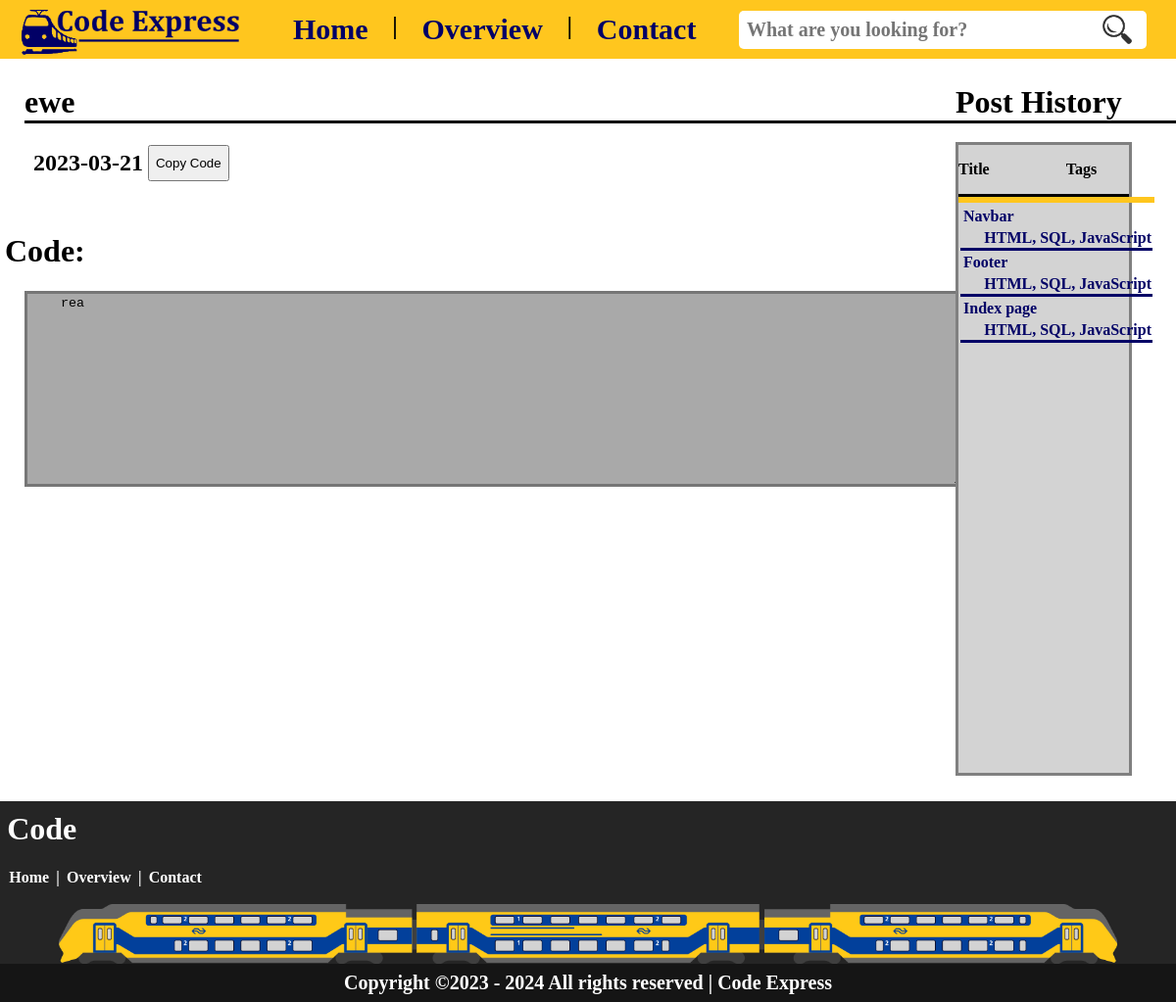
Screenshot of /page/private-post.php?url=59801efe0959d34e with the database file from the repository.
### tables this page shows
CREATE TABLE `private_posts` (
  `id` int(11) NOT NULL,
  `code` varchar(255) NOT NULL,
  `title` varchar(255) NOT NULL,
  `date` date DEFAULT NULL,
  `description` text DEFAULT NULL,
  `creator` varchar(255) DEFAULT NULL,
  `url` varchar(255) DEFAULT NULL,
  `email` varchar(255) DEFAULT NULL,
  `tags` varchar(255) DEFAULT NULL
);

CREATE TABLE `configuration` (
  `id` int(11) NOT NULL,
  `code` longtext NOT NULL,
  `title` varchar(255) NOT NULL,
  `date` date DEFAULT NULL,
  `description` text DEFAULT NULL,
  `creator` varchar(255) DEFAULT NULL,
  `email` varchar(255) DEFAULT NULL,
  `tags` varchar(255) DEFAULT NULL
);

### page/private-post.php (the view, shortened to what this page needs)
<?php
include "../include/connection.php";
$stmt = $pdo->prepare("SELECT * FROM private_posts WHERE url = ?");
$stmt->execute([$_GET["url"]]);
$post = $stmt->fetch(PDO::FETCH_ASSOC);
?>
<!DOCTYPE html>
<html lang="en">
<head>
    <link rel="stylesheet" href="https://cdnjs.cloudflare.com/ajax/libs/codemirror/5.62.0/codemirror.min.css">
    <link rel="stylesheet" href="https://cdnjs.cloudflare.com/ajax/libs/codemirror/5.62.0/theme/darcula.min.css">
</head>
<body>
    <?php include "../include/navbar.php" ?>
    <div class="code-container">
        <div class="private-left-container">
            <h1 class="config"><?= $post["title"] ?></h1>
            <div class="header-box">
                <h2 class="margin"><?= $post["date"] ?></h2>
                <button id="private-copy-btn" onclick="copyToClipboard()">Copy Code</button>
            </div>
            <h1 class="private-code-margin">Code:</h1>
            <textarea cols="80" rows="10" id="code" type="text" name="code" mode="text/html">
    <?php echo htmlspecialchars($post["code"]) ?>
</textarea>
        </div>
        <div class="right-container">
            <h1>Post History</h1>
            <div class="code-right-container-content">
                <div class="line">
                    <div class="flex-direction-row-height">
                        <p class="his-margin-righter">Title</p>
                        <p>Tags</p>
                    </div>
                </div>
                <div class="code-table-container">
                    <table>
                        <?php
                        $sql = "SELECT * FROM configuration";
                        $result = $pdo->query($sql);
                        if ($result->rowCount() > 0) {
                            while ($row = $result->fetch()) {
                                echo "<tr class='his-line'>";
                                echo "<div id='his-overview-item'>";
                                echo "<td id='his-line'><a class='margin-right' href='../page/code.php?id=" . $row['id'] . "'>" . $row["title"] . "</a></td>";
                                echo "<td id='his-end'>" . $row["tags"] . "</td> ";
                                echo "</div>";
                                echo "</tr>";
                            }
                        } else {
                            echo "<tr><td colspan='2'>No results found</td></tr>";
                        }
                        ?>
                    </table>
                </div>
            </div>
        </div>
    </div>
    <?php include "../include/footer.php" ?>
</body>
</html>

### rows the page displays
private_posts: title "ewe", date "2023-03-21", code "rea"
configuration: title "Navbar", tags "HTML, SQL, JavaScript"
configuration: title "Footer", tags "HTML, SQL, JavaScript"
configuration: title "Index page", tags "HTML, SQL, JavaScript"
